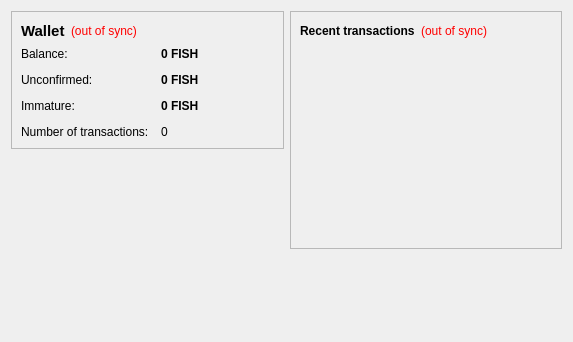
<?xml version="1.0" encoding="UTF-8"?>
<ui version="4.0">
 <class>OverviewPage</class>
 <widget class="QWidget" name="OverviewPage">
  <property name="geometry">
   <rect>
    <x>0</x>
    <y>0</y>
    <width>573</width>
    <height>342</height>
   </rect>
  </property>
  <property name="windowTitle">
   <string>Form</string>
  </property>
  <layout class="QHBoxLayout" name="horizontalLayout" stretch="1,1">
   <item>
    <layout class="QVBoxLayout" name="verticalLayout_2">
     <item>
      <widget class="QFrame" name="frame">
       <property name="frameShape">
        <enum>QFrame::StyledPanel</enum>
       </property>
       <property name="frameShadow">
        <enum>QFrame::Raised</enum>
       </property>
       <layout class="QVBoxLayout" name="verticalLayout_4">
        <item>
         <layout class="QHBoxLayout" name="horizontalLayout_4">
          <item>
           <widget class="QLabel" name="label_5">
            <property name="font">
             <font>
              <pointsize>11</pointsize>
              <weight>75</weight>
              <bold>true</bold>
             </font>
            </property>
            <property name="text">
             <string>Wallet</string>
            </property>
           </widget>
          </item>
          <item>
           <widget class="QLabel" name="labelWalletStatus">
            <property name="toolTip">
             <string>The displayed information may be out of date. Your wallet automatically synchronizes with the FishCoin network after a connection is established, but this process has not completed yet.</string>
            </property>
            <property name="styleSheet">
             <string notr="true">QLabel { color: red; }</string>
            </property>
            <property name="text">
             <string notr="true">(out of sync)</string>
            </property>
            <property name="alignment">
             <set>Qt::AlignLeading|Qt::AlignLeft|Qt::AlignVCenter</set>
            </property>
           </widget>
          </item>
          <item>
           <spacer name="horizontalSpacer_2">
            <property name="orientation">
             <enum>Qt::Horizontal</enum>
            </property>
            <property name="sizeHint" stdset="0">
             <size>
              <width>40</width>
              <height>20</height>
             </size>
            </property>
           </spacer>
          </item>
         </layout>
        </item>
        <item>
         <layout class="QFormLayout" name="formLayout_2">
          <property name="fieldGrowthPolicy">
           <enum>QFormLayout::AllNonFixedFieldsGrow</enum>
          </property>
          <property name="horizontalSpacing">
           <number>12</number>
          </property>
          <property name="verticalSpacing">
           <number>12</number>
          </property>
          <item row="0" column="0">
           <widget class="QLabel" name="label">
            <property name="text">
             <string>Balance:</string>
            </property>
           </widget>
          </item>
          <item row="0" column="1">
           <widget class="QLabel" name="labelBalance">
            <property name="font">
             <font>
              <weight>75</weight>
              <bold>true</bold>
             </font>
            </property>
            <property name="cursor">
             <cursorShape>IBeamCursor</cursorShape>
            </property>
            <property name="toolTip">
             <string>Your current balance</string>
            </property>
            <property name="text">
             <string notr="true">0 FISH</string>
            </property>
            <property name="textInteractionFlags">
             <set>Qt::LinksAccessibleByMouse|Qt::TextSelectableByKeyboard|Qt::TextSelectableByMouse</set>
            </property>
           </widget>
          </item>
          <item row="1" column="0">
           <widget class="QLabel" name="label_3">
            <property name="text">
             <string>Unconfirmed:</string>
            </property>
           </widget>
          </item>
          <item row="1" column="1">
           <widget class="QLabel" name="labelUnconfirmed">
            <property name="font">
             <font>
              <weight>75</weight>
              <bold>true</bold>
             </font>
            </property>
            <property name="cursor">
             <cursorShape>IBeamCursor</cursorShape>
            </property>
            <property name="toolTip">
             <string>Total of transactions that have yet to be confirmed, and do not yet count toward the current balance</string>
            </property>
            <property name="text">
             <string notr="true">0 FISH</string>
            </property>
            <property name="textInteractionFlags">
             <set>Qt::LinksAccessibleByMouse|Qt::TextSelectableByKeyboard|Qt::TextSelectableByMouse</set>
            </property>
           </widget>
          </item>
          <item row="3" column="0">
           <widget class="QLabel" name="label_2">
            <property name="text">
             <string>Number of transactions:</string>
            </property>
           </widget>
          </item>
          <item row="3" column="1">
           <widget class="QLabel" name="labelNumTransactions">
            <property name="toolTip">
             <string>Total number of transactions in wallet</string>
            </property>
            <property name="text">
             <string notr="true">0</string>
            </property>
           </widget>
          </item>
          <item row="2" column="0">
           <widget class="QLabel" name="labelImmatureText">
            <property name="text">
             <string>Immature:</string>
            </property>
           </widget>
          </item>
          <item row="2" column="1">
           <widget class="QLabel" name="labelImmature">
            <property name="font">
             <font>
              <weight>75</weight>
              <bold>true</bold>
             </font>
            </property>
            <property name="toolTip">
             <string>Mined balance that has not yet matured</string>
            </property>
            <property name="text">
             <string notr="true">0 FISH</string>
            </property>
            <property name="textInteractionFlags">
             <set>Qt::LinksAccessibleByMouse|Qt::TextSelectableByKeyboard|Qt::TextSelectableByMouse</set>
            </property>
           </widget>
          </item>
         </layout>
        </item>
       </layout>
      </widget>
     </item>
     <item>
      <spacer name="verticalSpacer">
       <property name="orientation">
        <enum>Qt::Vertical</enum>
       </property>
       <property name="sizeHint" stdset="0">
        <size>
         <width>20</width>
         <height>40</height>
        </size>
       </property>
      </spacer>
     </item>
    </layout>
   </item>
   <item>
    <layout class="QVBoxLayout" name="verticalLayout_3">
     <item>
      <widget class="QFrame" name="frame_2">
       <property name="frameShape">
        <enum>QFrame::StyledPanel</enum>
       </property>
       <property name="frameShadow">
        <enum>QFrame::Raised</enum>
       </property>
       <layout class="QVBoxLayout" name="verticalLayout">
        <item>
         <layout class="QHBoxLayout" name="horizontalLayout_2">
          <item>
           <widget class="QLabel" name="label_4">
            <property name="text">
             <string>&lt;b&gt;Recent transactions&lt;/b&gt;</string>
            </property>
           </widget>
          </item>
          <item>
           <widget class="QLabel" name="labelTransactionsStatus">
            <property name="toolTip">
             <string>The displayed information may be out of date. Your wallet automatically synchronizes with the FishCoin network after a connection is established, but this process has not completed yet.</string>
            </property>
            <property name="styleSheet">
             <string notr="true">QLabel { color: red; }</string>
            </property>
            <property name="text">
             <string notr="true">(out of sync)</string>
            </property>
            <property name="alignment">
             <set>Qt::AlignRight|Qt::AlignTrailing|Qt::AlignVCenter</set>
            </property>
           </widget>
          </item>
          <item>
           <spacer name="horizontalSpacer">
            <property name="orientation">
             <enum>Qt::Horizontal</enum>
            </property>
            <property name="sizeHint" stdset="0">
             <size>
              <width>40</width>
              <height>20</height>
             </size>
            </property>
           </spacer>
          </item>
         </layout>
        </item>
        <item>
         <widget class="QListView" name="listTransactions">
          <property name="styleSheet">
           <string notr="true">QListView { background: transparent; }</string>
          </property>
          <property name="frameShape">
           <enum>QFrame::NoFrame</enum>
          </property>
          <property name="verticalScrollBarPolicy">
           <enum>Qt::ScrollBarAlwaysOff</enum>
          </property>
          <property name="horizontalScrollBarPolicy">
           <enum>Qt::ScrollBarAlwaysOff</enum>
          </property>
          <property name="selectionMode">
           <enum>QAbstractItemView::NoSelection</enum>
          </property>
         </widget>
        </item>
       </layout>
      </widget>
     </item>
     <item>
      <spacer name="verticalSpacer_2">
       <property name="orientation">
        <enum>Qt::Vertical</enum>
       </property>
       <property name="sizeHint" stdset="0">
        <size>
         <width>20</width>
         <height>40</height>
        </size>
       </property>
      </spacer>
     </item>
    </layout>
   </item>
  </layout>
 </widget>
 <resources/>
 <connections/>
</ui>
